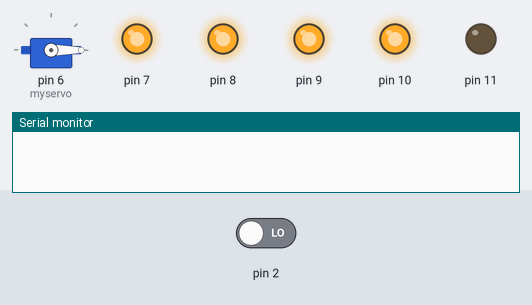
Simulated run of this sketch. Board: Arduino Uno, built with avr-gcc and run on an emulated ATmega328P. Parts: servo, output pins drawn as LEDs (lit = HIGH), the last lines printed to the serial monitor. Inputs (shaded band) come from the test bench; at power-on: pin 2 LOW.

Above: at 0.1 s.
At 6.1 s:
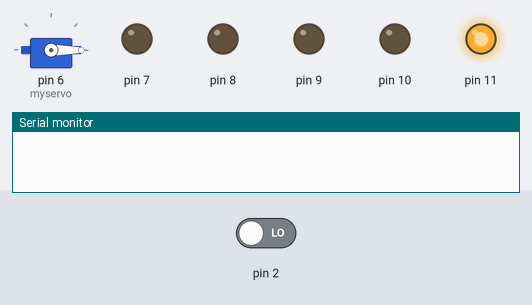
At 16.1 s:
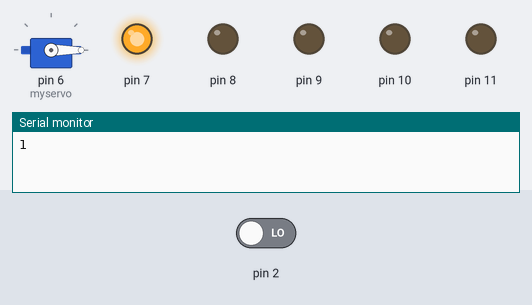
At 19.1 s:
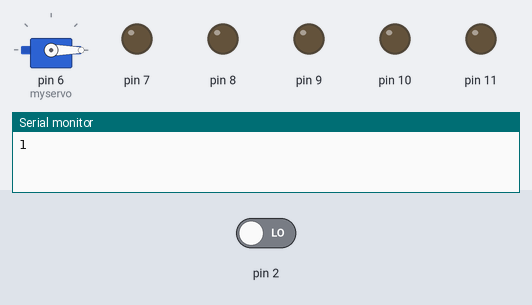
Timing chart, 0 to 20.6 s (numbered marks = the images above):
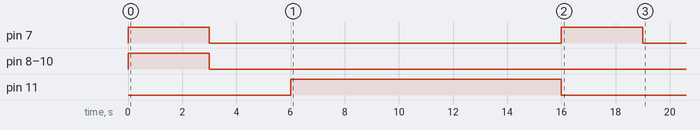

The sketch:

SwitchLockProject.ino
```cpp
#include <Servo.h>
Servo myservo;

void setup()
{
  // Declaration of the reset pin:-
  Serial.begin(9600);
  // Declaration of input pins:-
  pinMode(2,INPUT);
  pinMode(3,INPUT);
  pinMode(4,INPUT);
  pinMode(5,INPUT);

  // Declaration of output pins:-
  pinMode(7,OUTPUT);
  pinMode(8,OUTPUT);
  pinMode(9,OUTPUT);
  pinMode(10,OUTPUT);
  pinMode(11,OUTPUT);

  // Declaration of the Servo pin:-
  myservo.write(0);
  myservo.attach(6);

  // Arduino program start sign:-
  digitalWrite(7,HIGH);
  digitalWrite(8,HIGH);
  digitalWrite(9,HIGH);
  digitalWrite(10,HIGH);
  delay(3000);
  digitalWrite(7,LOW);
  digitalWrite(8,LOW);
  digitalWrite(9,LOW);
  digitalWrite(10,LOW);
  delay(3000);

  // Time to enter the passcode:-
  digitalWrite(11,HIGH);
  delay(10000); // 10 seconds to display green light!
  digitalWrite(11,LOW);

  Serial.print(1);
  // Comparison of the switch states and verify pass:-
  if(digitalRead(2) == HIGH)
  {
    Serial.print(2);
    if(digitalRead(3) == LOW)
    {
      Serial.print(3);
      if(digitalRead(4) == HIGH)
      {
        Serial.print(4);
        if(digitalRead(5) == LOW)
        {
          Serial.print(5);
          Serial.print(6);
          long int num = 2147483647;
          while(num--)
          {
            int val;
            val = analogRead(A1);
            map(val,0,1023,0,90);
            myservo.write(val);
            delay(1000);
            // Manually reset once done!!
          }

        }
        else
        {
          digitalWrite(7,HIGH);
          delay(3000);
          digitalWrite(7,LOW);
        }
      }
      else
      {
        digitalWrite(7,HIGH);
        delay(3000);
        digitalWrite(7,LOW);
      }

    }
    else
    {
      digitalWrite(7,HIGH);
      delay(3000);
      digitalWrite(7,LOW);
    }

}
else
{
  digitalWrite(7,HIGH);
  delay(3000);
  digitalWrite(7,LOW);
}
}

void loop()
{

}
```
